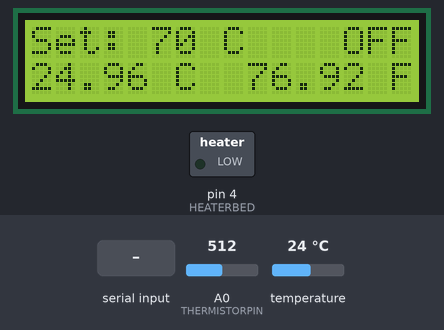
Bench run of a sketch on a simulated Arduino Uno, built with avr-gcc and run on an emulated ATmega328P. On the bench: 16×2 character LCD, switched loads named in the sketch (green lamp = pin HIGH). The test bench sets the inputs (shaded band); at power-on: A0 (THERMISTORPIN) = 512, temperature 24 °C. What the sketch prints to the serial monitor is not drawn.

Above: at 1.2 s.
1.3 s: "!" received over Serial
At 2.8 s:
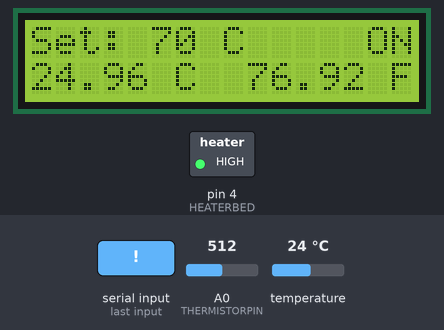
3.8 s: A0 (THERMISTORPIN) set to 668
At 5.7 s:
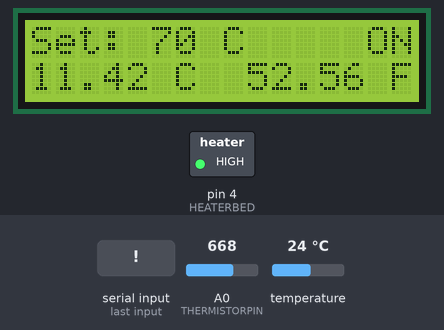
6.0 s: A0 (THERMISTORPIN) set to 693
At 7.5 s:
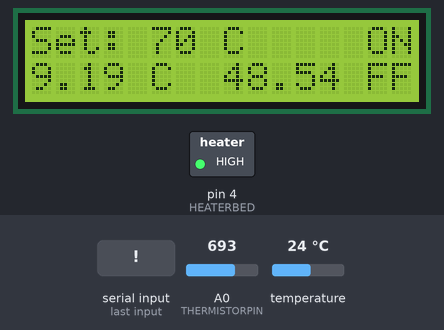
8.2 s: "#" received over Serial
At 9.2 s:
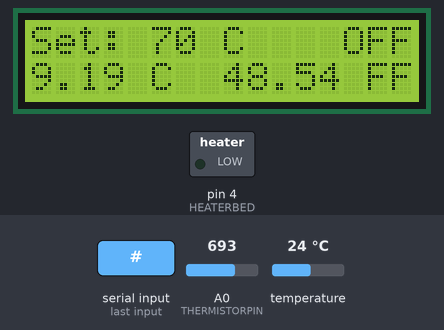
10.4 s: A0 (THERMISTORPIN) set to 716
At 12.2 s:
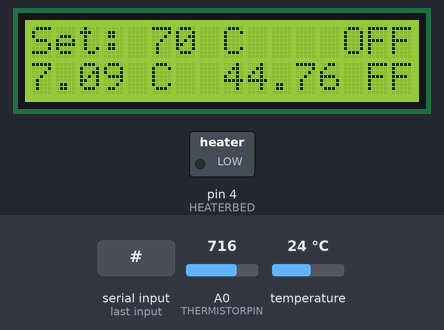
12.6 s: "!" received over Serial
At 13.9 s:
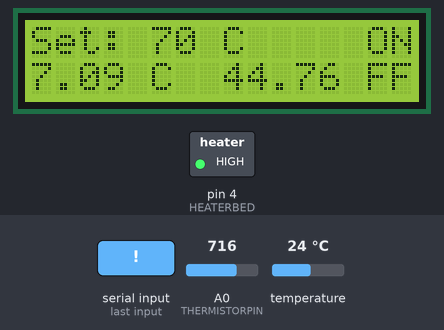
Timing chart, 0 to 15.6 s (numbered marks = the images above; inputs shaded):
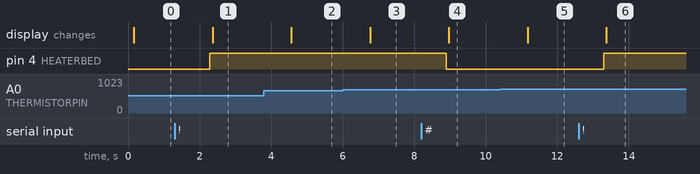

Measured:
- the behaviour switches between 684 and 685 on A0 (THERMISTORPIN) (found by bisection; images 2 and 3)
- after the input at 1.3 s, pin 4 (HEATERBED): LOW → HIGH after 0.99 s; the display: changes after 1.1 s (image 1)
- after the input at 3.8 s, the display: changes after 0.77 s (image 2)
- after the input at 6.0 s, the display: changes after 0.77 s (image 3)
- after the input at 8.2 s, pin 4 (HEATERBED): HIGH → LOW after 0.69 s; the display: changes after 0.77 s (image 4)
- after the input at 10.4 s, the display: changes after 0.77 s (image 5)
- after the input at 12.6 s, pin 4 (HEATERBED): LOW → HIGH after 0.70 s; the display: changes after 0.78 s (image 6)

The sketch:

thermistor.ino
```cpp
// Setup HTU21D humidity and temp sensor
#include <Wire.h>
#include "HTU21D.h"
#include "Adafruit_LiquidCrystal.h"
#include <SoftwareSerial.h>

HTU21D myHumidity;

Adafruit_LiquidCrystal lcd(0);

// Setup NTC 3950 100K thermistor
// which analog pin to connect
#define THERMISTORPIN A0
// resistance at 25 degrees C
#define THERMISTORNOMINAL 100000
// temp. for nominal resistance (almost always 25 C)
#define TEMPERATURENOMINAL 25
// how many samples to take and average, more takes longer
// but is more 'smooth'
#define NUMSAMPLES 5
// The beta coefficient of the thermistor (usually 3000-4000)
#define BCOEFFICIENT 3950
// the value of the 'other' resistor
#define SERIESRESISTOR 100000
#define HEATERBED 4

boolean HEATERBED_STATE_ON = false;

int tempSetting = 70;

int samples[NUMSAMPLES];

void setup(void) {
  pinMode(HEATERBED, OUTPUT);

  Serial.begin(9600);
//  Serial.println("Temperature Tracker Started!");
  analogReference(EXTERNAL);
  myHumidity.begin();
  lcd.begin(16, 2);
//  lcd.print("Initialization...");
}

void loop(void) {
//    lcd.clear();
     lcd.setCursor (0,1);
//  float humd = myHumidity.readHumidity();
  float temp = myHumidity.readTemperature();

  if(Serial.available())
  {
    byte incoming = Serial.read();

    if(incoming == '!')
    {
      changeState();
    }
    else if(incoming == '#')
    {
      changeState();
    }
  }


  uint8_t i;
  float average;

  // take N samples in a row, with a slight delay
  for (i=0; i< NUMSAMPLES; i++) {
   samples[i] = analogRead(THERMISTORPIN);
   delay(10);
  }

  // average all the samples out
  average = 0;
  for (i=0; i< NUMSAMPLES; i++) {
     average += samples[i];
  }
  average /= NUMSAMPLES;

//  Serial.print("Average analog reading ");
//  Serial.println(average);

  // convert the value to resistance
  average = 1023 / average - 1;
  average = SERIESRESISTOR / average;
//  Serial.print("Thermistor resistance ");
//  Serial.println(average);

  float steinhart;
  float steinhartF;
  steinhart = average / THERMISTORNOMINAL;     // (R/Ro)
  steinhart = log(steinhart);                  // ln(R/Ro)
  steinhart /= BCOEFFICIENT;                   // 1/B * ln(R/Ro)
  steinhart += 1.0 / (TEMPERATURENOMINAL + 273.15); // + (1/To)
  steinhart = 1.0 / steinhart;                 // Invert
  steinhart -= 273.15;                         // convert to C
  steinhartF = (steinhart * 1.8) + 32;

//  Serial.print("Thermistor Temperature: ");
    Serial.println(steinhart);
//  Serial.print("HTU21D Temperature: ");
//  Serial.println(temp, 1);
//  Serial.println();

//  Serial.println(" *C");

    lcd.setCursor(0, 0);
    lcd.print("Set: ");
    lcd.print(tempSetting);
    lcd.print(" C");

    lcd.setCursor(13, 0);
    if(HEATERBED_STATE_ON) {
    lcd.print(" ON");
    }
    else if(!HEATERBED_STATE_ON) {
    lcd.print("OFF");
    }

    lcd.setCursor(0, 1);
    lcd.print(steinhart);
    lcd.print(" C  ");
    lcd.print(steinhartF);
    lcd.print(" F");
  delay(1000);
}

void changeState()
{
  if(HEATERBED_STATE_ON)
  {
  digitalWrite(HEATERBED, LOW);
  Serial.println("Heater OFF");
  HEATERBED_STATE_ON = false;
  }
  else if(!HEATERBED_STATE_ON)
  {
  digitalWrite(HEATERBED, HIGH);
  Serial.println("Heater ON");
  HEATERBED_STATE_ON = true;
  }
}
```
